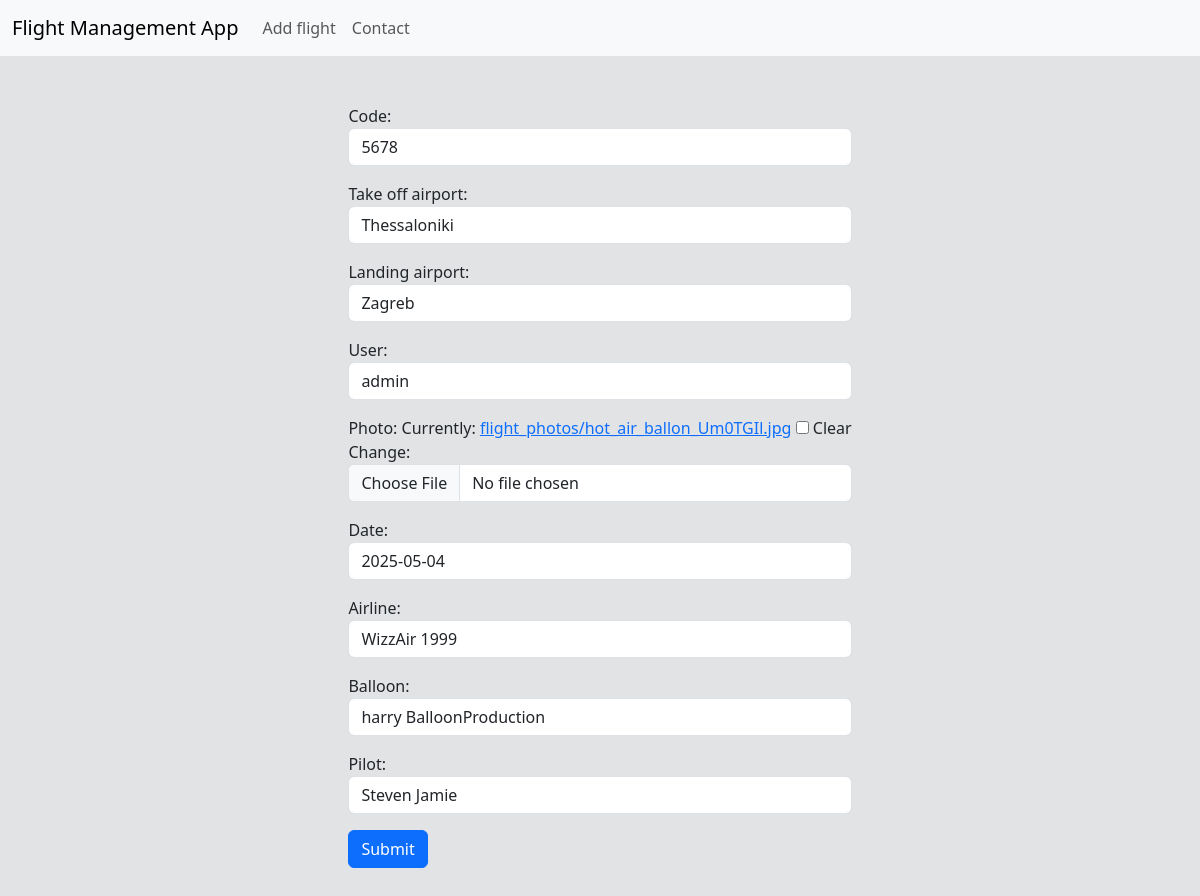
Screenshot of /edit-flight/2 with the database file from the repository.
### flight/models.py (models this page shows, shortened)
class Flight(models.Model):
    code = models.CharField(max_length=100, unique=True)
    take_off_airport = models.CharField(max_length=100, null=True, blank=True)
    landing_airport = models.CharField(max_length=100, null=True, blank=True)
    user = models.ForeignKey(User, on_delete=models.CASCADE, null=True, blank=True)
    photo = models.ImageField(upload_to="flight_photos/", null=True, blank=True)
    date = models.DateField(null=True, blank=True)
    airline = models.ForeignKey(Airline, on_delete=models.CASCADE)
    balloon = models.ForeignKey(Balloon, on_delete=models.CASCADE)
    pilot = models.ForeignKey(Pilot, on_delete=models.CASCADE)

### flight/views.py (the view)
# urls.py: path('edit-flight/<flight_id>', flightViews.edit_flight, name='edit-flight'),
def edit_flight(request, flight_id):
    flight = get_object_or_404(Flight, pk=flight_id)
    if request.method == 'POST':
        form = FlightForm(request.POST, request.FILES, instance=flight)
        if form.is_valid():
            form.save()
        return redirect('index')
    form = FlightForm(instance=flight)
    return render(request, "edit_flight.html", context={'form': form, 'flight_id': flight_id})

### flight/forms.py
class FlightForm(forms.ModelForm):
    def __init__(self, *args ,**kwargs):
        super(FlightForm, self).__init__(*args, **kwargs)
        for field_name, field in self.fields.items():
            if not isinstance(field.widget, forms.CheckboxInput):
                field.widget.attrs['class'] = 'form-control'
    class Meta:
        model = Flight
        fields = "__all__"

### flight/models.py (called while the page is built)
    def __str__(self):
        return f"{self.name} {self.surname}"

    def __str__(self):
        return f"{self.name} {self.manufacturer}"

    def __str__(self):
        return f"{self.name} {self.year_founded}"

### flight/templates/edit_flight.html (shortened to what this page needs)
{% load static %}
<!DOCTYPE html>
<html lang="en">
<head>
    <link rel="stylesheet" href="{% static 'bootstrap/css/bootstrap.css' %}"/>
</head>
<body>
<nav class="navbar navbar-expand-lg bg-body-tertiary">
  <div class="container-fluid">
    <a class="navbar-brand" href="/index">Flight Management App</a>
    <div class="collapse navbar-collapse" id="navbarNav">
      <ul class="navbar-nav">
        <li class="nav-item">
          <a class="nav-link" aria-current="page" href="/add-flight">Add flight</a>
        </li>
          <li class="nav-item">
          <a class="nav-link" aria-current="page" href="/contact">Contact</a>
        </li>
      </ul>
    </div>
  </div>
</nav>
<div class="py-5 d-flex justify-content-center bg-secondary-subtle">
    <form method="post" action="{% url 'edit-flight' flight_id %}" enctype="multipart/form-data">
        {{ form.as_p }}
        <button class="btn btn-primary" type="submit">Submit</button>
    </form>
</div>
</body>
</html>

### rows the page displays
Flight: code "5678", take_off_airport "Thessaloniki", landing_airport "Zagreb", user "admin", date "2025-05-04", airline "WizzAir 1999", balloon "harry BalloonProduction", pilot "Steven Jamie"
